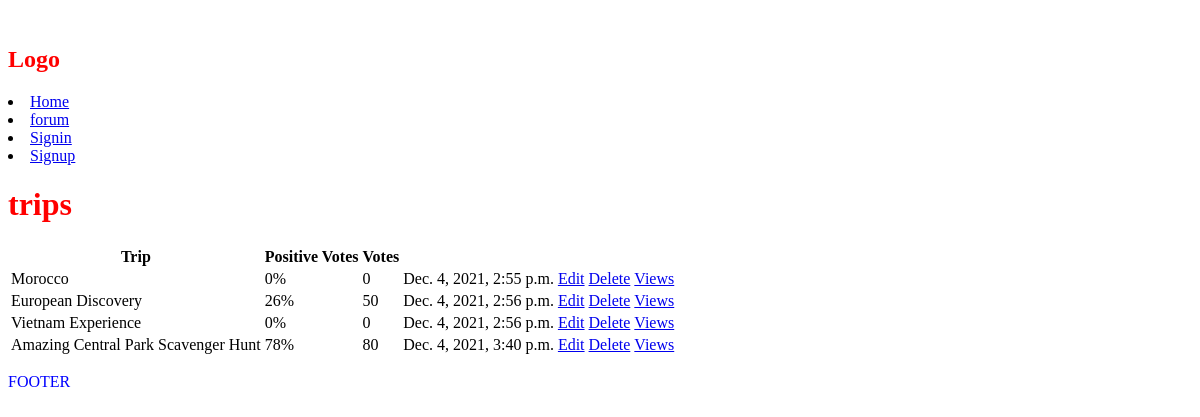
Before: / with the older database file.
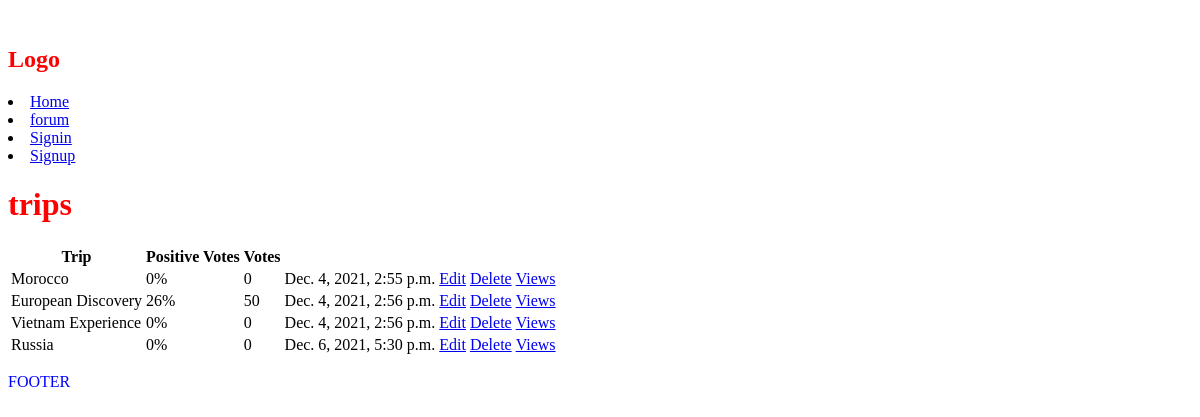
After: the same page with the newer database file.
### trips/models.py (models this page shows, shortened)
class Trip(models.Model):
    title = models.CharField(max_length=200)
    description = models.TextField(null=True, blank = True)
    created = models.DateTimeField(auto_now_add=True)
    tags = models.ManyToManyField('Tag', blank=True) #one trip has many tag and vice versa
    vote_total = models.IntegerField(default=0, null=True, blank=True)# all the vote that the trips has
    vote_ration = models.IntegerField(default=0, null=True, blank=True)# the ration betwen negative and positive
    id = models.UUIDField(default=uuid.uuid4, unique=True, primary_key=True,editable=False)

### trips/views.py (the view)
# urls.py: path('', include("trips.urls")),
def trips(request):
    trips = Trip.objects.all()
    context = {'trips': trips}
    return render(request, 'trips/trips.html',context)

### trips/templates/trips/trips.html
{% extends 'main.html' %}
{% block content %}
<h1>trips</h1>
<table>
    <tr>
        <th>Trip</th>
        <th>Positive Votes</th>
        <th>Votes</th>
        <th></th>
        <th></th>
    </tr>
    {% for trip in trips %}
        <tr>
            <td>{{trip.title}}</td>
            <td>{{trip.vote_ration}}%</td>
            <td>{{trip.vote_total}}</td>
            <td>{{trip.created}}</td>
            <td><a href="{% url 'update-trip' trip.id %}">Edit</a></td>
            <td><a href="{% url 'delete-trip' trip.id %}">Delete</a></td>
            <td><a href="{% url 'trip' trip.id %}">Views</a></td>
        </tr>
    {% endfor %}
</table>
<p>FOOTER</p>
{% endblock content %}

Changed rows visible on the page:
removed Trip: title "Amazing Central Park Scavenger Hunt", vote_ration "78", vote_total "80", created "Dec. 4, 2021, 3:40 p.m."
added Trip: title "Russia", vote_ration "0", vote_total "0", created "Dec. 6, 2021, 5:30 p.m."
